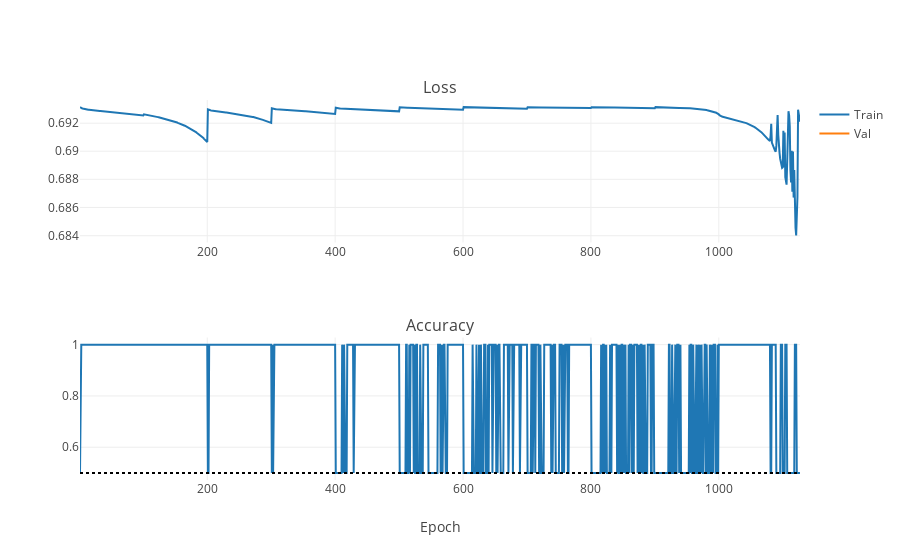

This figure's notebook cell:
### Markdown cell above
After a lot of trial and error, I found out that the network can be effectively trained if the initial version of it is a little simpler than Model A from Simonyan & Zisserman (2015). Perhaps this is because we ignore color information in our images. Therefore, the first network to be trained is that consisting of a single convolutional layer before each maxpool, and only one dense layer (+ output layer).

An additional trick that significantly improves the training speed is initialization of the conv layers added at a given training stage with the weights and biases from the layers directly above them (tiled by the number of filters if necessary). This is much more efficient than a normal distribution initialization and will be done from now on.

Overall, the VGG will be trained henceforth in the following stages:
 1. single conv layer before each maxpool, one dense layer,
 2. a second conv layer is added before each maxpool at each training stage,
 3. a second dense layer is added
 4. a third 3x3 conv layer is added before certain maxpool's at each training stage (see K. Simonyan and A. Zisserman, 2014).
 
Below, the procedure is applied to the simple horizontal/vertical stripe test images, with each training phase 100 epochs long, and no dropout applied to encourage memorization.

### Code cell
iplot(plot_training_stats("/DATA/Dropbox/LOOTRPV/Personal_programming/MachineLearning/Tutorials/ImageRecognition/NNs/VGGNet_logs/8_stripes-finePretrain.log"))

### Figure 1 — Plotly figure (JSON) as saved in the notebook; plotly's stock layout.template omitted (floating-point values rounded to 4 significant figures; data arrays with more than 128 entries replaced by an {"elided": "..."} marker saying what was removed)
{"data": [{"line": {"color": "#1F77B4"}, "name": "Train", "type": "scatter", "uid": "8570a76f-219b-4e75-b8b0-3e3f1e524915", "x": {"elided": "1127 int values"}, "xaxis": "x", "y": {"elided": "1127 float values"}, "yaxis": "y"}, {"line": {"color": "#FF7F0E"}, "name": "Val", "type": "scatter", "uid": "434f1ffd-c19d-408d-ab39-7e2620868766", "x": {"elided": "1127 int values"}, "xaxis": "x", "y": {"elided": "1127 null values"}, "yaxis": "y"}, {"line": {"color": "#1F77B4"}, "name": "Train", "showlegend": false, "type": "scatter", "uid": "ae900ee8-f1cd-4147-982f-0b23695efd1c", "x": {"elided": "1127 int values"}, "xaxis": "x2", "y": {"elided": "1127 float values"}, "yaxis": "y2"}, {"line": {"color": "#FF7F0E"}, "name": "Val", "showlegend": false, "type": "scatter", "uid": "8f38967a-4303-4a8e-9f43-03a96fc3c5c1", "x": {"elided": "1127 int values"}, "xaxis": "x2", "y": {"elided": "1127 null values"}, "yaxis": "y2"}, {"line": {"color": "#000000", "dash": "dot"}, "mode": "lines", "name": "Always vertical", "showlegend": false, "type": "scatter", "uid": "3decb85d-2ac5-4a71-9ab6-cc7e2619053c", "x": {"elided": "1127 int values"}, "xaxis": "x2", "y": {"elided": "1127 float values"}, "yaxis": "y2"}, {"line": {"color": "#000000", "dash": "dot"}, "mode": "lines", "name": "Always horizontal", "showlegend": false, "type": "scatter", "uid": "08d9de67-9981-4226-a9f1-d81669000d8d", "x": {"elided": "1127 int values"}, "xaxis": "x2", "y": {"elided": "1127 float values"}, "yaxis": "y2"}], "layout": {"annotations": [{"font": {"size": 16}, "showarrow": false, "text": "Loss", "x": 0.5, "xanchor": "center", "xref": "paper", "y": 1, "yanchor": "bottom", "yref": "paper"}, {"font": {"size": 16}, "showarrow": false, "text": "Accuracy", "x": 0.5, "xanchor": "center", "xref": "paper", "y": 0.375, "yanchor": "bottom", "yref": "paper"}], "xaxis": {"anchor": "y", "domain": [0, 1]}, "xaxis2": {"anchor": "y2", "domain": [0, 1], "title": {"text": "Epoch"}}, "yaxis": {"anchor": "x", "domain": [0.625, 1], "type": "log"}, "yaxis2": {"anchor": "x2", "domain": [0, 0.375]}}}
